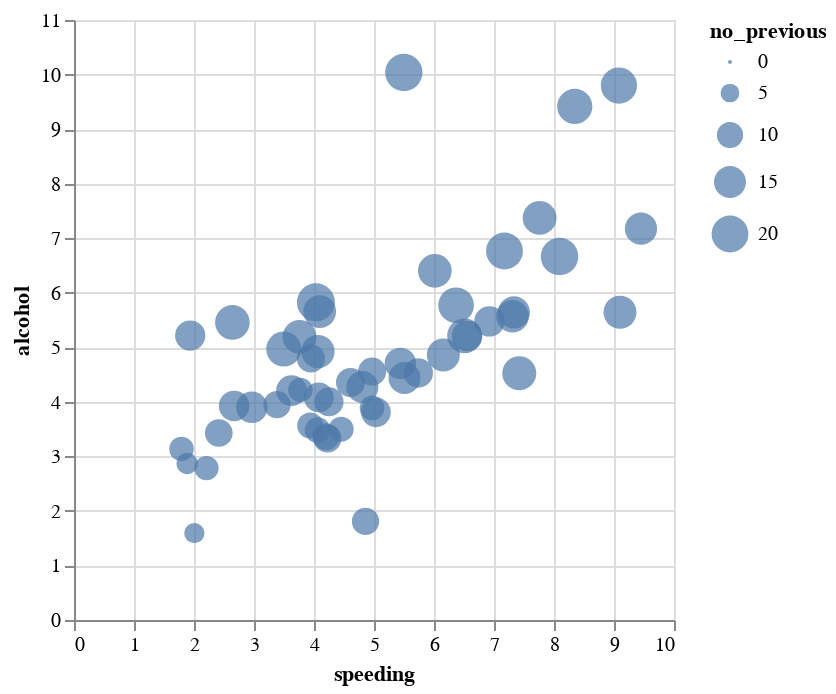

The notebook cell this image was saved under:
### Markdown cell above
The values are the same. We have just changed the range of sizes.

We can do much the same in altair.

### Code cell
alt.Chart(df_crashes).mark_circle().encode(
    x='speeding',
    y='alcohol',
    size='no_previous'
)

### Figure 1 — Vega-Lite specification as saved in the notebook (floating-point values rounded to 4 significant figures)
{"config": {"view": {"continuousWidth": 300, "continuousHeight": 300}}, "data": {"name": "data-b0ec2dba3d672cbe7b719808830b6462"}, "mark": {"type": "circle"}, "encoding": {"size": {"field": "no_previous", "type": "quantitative"}, "x": {"field": "speeding", "type": "quantitative"}, "y": {"field": "alcohol", "type": "quantitative"}}, "$schema": "https://vega.github.io/schema/vega-lite/v5.14.1.json", "datasets": {"data-b0ec2dba3d672cbe7b719808830b6462": [{"total": 18.8, "speeding": 7.332, "alcohol": 5.64, "not_distracted": 18.05, "no_previous": 15.04, "ins_premium": 784.5, "ins_losses": 145.1, "abbrev": "AL"}, {"total": 18.1, "speeding": 7.421, "alcohol": 4.525, "not_distracted": 16.29, "no_previous": 17.01, "ins_premium": 1053.0, "ins_losses": 133.9, "abbrev": "AK"}, {"total": 18.6, "speeding": 6.51, "alcohol": 5.208, "not_distracted": 15.62, "no_previous": 17.86, "ins_premium": 899.5, "ins_losses": 110.3, "abbrev": "AZ"}, {"total": 22.4, "speeding": 4.032, "alcohol": 5.824, "not_distracted": 21.06, "no_previous": 21.28, "ins_premium": 827.3, "ins_losses": 142.4, "abbrev": "AR"}, {"total": 12.0, "speeding": 4.2, "alcohol": 3.36, "not_distracted": 10.92, "no_previous": 10.68, "ins_premium": 878.4, "ins_losses": 165.6, "abbrev": "CA"}, {"total": 13.6, "speeding": 5.032, "alcohol": 3.808, "not_distracted": 10.74, "no_previous": 12.92, "ins_premium": 835.5, "ins_losses": 139.9, "abbrev": "CO"}, {"total": 10.8, "speeding": 4.968, "alcohol": 3.888, "not_distracted": 9.396, "no_previous": 8.856, "ins_premium": 1069.0, "ins_losses": 167.0, "abbrev": "CT"}, {"total": 16.2, "speeding": 6.156, "alcohol": 4.86, "not_distracted": 14.09, "no_previous": 16.04, "ins_premium": 1138.0, "ins_losses": 151.5, "abbrev": "DE"}, {"total": 5.9, "speeding": 2.006, "alcohol": 1.593, "not_distracted": 5.9, "no_previous": 5.9, "ins_premium": 1274.0, "ins_losses": 136.1, "abbrev": "DC"}, {"total": 17.9, "speeding": 3.759, "alcohol": 5.191, "not_distracted": 16.47, "no_previous": 16.83, "ins_premium": 1160.0, "ins_losses": 144.2, "abbrev": "FL"}, {"total": 15.6, "speeding": 2.964, "alcohol": 3.9, "not_distracted": 14.82, "no_previous": 14.51, "ins_premium": 913.1, "ins_losses": 142.8, "abbrev": "GA"}, {"total": 17.5, "speeding": 9.45, "alcohol": 7.175, "not_distracted": 14.35, "no_previous": 15.22, "ins_premium": 861.2, "ins_losses": 120.9, "abbrev": "HI"}, {"total": 15.3, "speeding": 5.508, "alcohol": 4.437, "not_distracted": 13.01, "no_previous": 14.99, "ins_premium": 642.0, "ins_losses": 82.75, "abbrev": "ID"}, {"total": 12.8, "speeding": 4.608, "alcohol": 4.352, "not_distracted": 12.03, "no_previous": 12.29, "ins_premium": 803.1, "ins_losses": 139.2, "abbrev": "IL"}, {"total": 14.5, "speeding": 3.625, "alcohol": 4.205, "not_distracted": 13.78, "no_previous": 13.78, "ins_premium": 710.5, "ins_losses": 108.9, "abbrev": "IN"}, {"total": 15.7, "speeding": 2.669, "alcohol": 3.925, "not_distracted": 15.23, "no_previous": 13.66, "ins_premium": 649.1, "ins_losses": 114.5, "abbrev": "IA"}, {"total": 17.8, "speeding": 4.806, "alcohol": 4.272, "not_distracted": 13.71, "no_previous": 15.13, "ins_premium": 780.5, "ins_losses": 133.8, "abbrev": "KS"}, {"total": 21.4, "speeding": 4.066, "alcohol": 4.922, "not_distracted": 16.69, "no_previous": 16.26, "ins_premium": 872.5, "ins_losses": 137.1, "abbrev": "KY"}, {"total": 20.5, "speeding": 7.175, "alcohol": 6.765, "not_distracted": 14.96, "no_previous": 20.09, "ins_premium": 1282.0, "ins_losses": 194.8, "abbrev": "LA"}, {"total": 15.1, "speeding": 5.738, "alcohol": 4.53, "not_distracted": 13.14, "no_previous": 12.68, "ins_premium": 661.9, "ins_losses": 96.57, "abbrev": "ME"}, {"total": 12.5, "speeding": 4.25, "alcohol": 4.0, "not_distracted": 8.875, "no_previous": 12.38, "ins_premium": 1049.0, "ins_losses": 192.7, "abbrev": "MD"}, {"total": 8.2, "speeding": 1.886, "alcohol": 2.87, "not_distracted": 7.134, "no_previous": 6.56, "ins_premium": 1011.0, "ins_losses": 135.6, "abbrev": "MA"}, {"total": 14.1, "speeding": 3.384, "alcohol": 3.948, "not_distracted": 13.39, "no_previous": 10.86, "ins_premium": 1111.0, "ins_losses": 152.3, "abbrev": "MI"}, {"total": 9.6, "speeding": 2.208, "alcohol": 2.784, "not_distracted": 8.448, "no_previous": 8.448, "ins_premium": 777.2, "ins_losses": 133.3, "abbrev": "MN"}, {"total": 17.6, "speeding": 2.64, "alcohol": 5.456, "not_distracted": 1.76, "no_previous": 17.6, "ins_premium": 896.1, "ins_losses": 155.8, "abbrev": "MS"}, {"total": 16.1, "speeding": 6.923, "alcohol": 5.474, "not_distracted": 14.81, "no_previous": 13.52, "ins_premium": 790.3, "ins_losses": 144.4, "abbrev": "MO"}, {"total": 21.4, "speeding": 8.346, "alcohol": 9.416, "not_distracted": 17.98, "no_previous": 18.19, "ins_premium": 816.2, "ins_losses": 85.15, "abbrev": "MT"}, {"total": 14.9, "speeding": 1.937, "alcohol": 5.215, "not_distracted": 13.86, "no_previous": 13.41, "ins_premium": 732.3, "ins_losses": 114.8, "abbrev": "NE"}, {"total": 14.7, "speeding": 5.439, "alcohol": 4.704, "not_distracted": 13.96, "no_previous": 14.55, "ins_premium": 1030.0, "ins_losses": 138.7, "abbrev": "NV"}, {"total": 11.6, "speeding": 4.06, "alcohol": 3.48, "not_distracted": 10.09, "no_previous": 9.628, "ins_premium": 746.5, "ins_losses": 120.2, "abbrev": "NH"}, {"total": 11.2, "speeding": 1.792, "alcohol": 3.136, "not_distracted": 9.632, "no_previous": 8.736, "ins_premium": 1302.0, "ins_losses": 159.8, "abbrev": "NJ"}, {"total": 18.4, "speeding": 3.496, "alcohol": 4.968, "not_distracted": 12.33, "no_previous": 18.03, "ins_premium": 869.9, "ins_losses": 120.8, "abbrev": "NM"}, {"total": 12.3, "speeding": 3.936, "alcohol": 3.567, "not_distracted": 10.82, "no_previous": 9.84, "ins_premium": 1234.0, "ins_losses": 150.0, "abbrev": "NY"}, {"total": 16.8, "speeding": 6.552, "alcohol": 5.208, "not_distracted": 15.79, "no_previous": 13.61, "ins_premium": 708.2, "ins_losses": 127.8, "abbrev": "NC"}, {"total": 23.9, "speeding": 5.497, "alcohol": 10.04, "not_distracted": 23.66, "no_previous": 20.55, "ins_premium": 688.8, "ins_losses": 109.7, "abbrev": "ND"}, {"total": 14.1, "speeding": 3.948, "alcohol": 4.794, "not_distracted": 13.96, "no_previous": 11.56, "ins_premium": 697.7, "ins_losses": 133.5, "abbrev": "OH"}, {"total": 19.9, "speeding": 6.368, "alcohol": 5.771, "not_distracted": 18.31, "no_previous": 18.71, "ins_premium": 881.5, "ins_losses": 178.9, "abbrev": "OK"}, {"total": 12.8, "speeding": 4.224, "alcohol": 3.328, "not_distracted": 8.576, "no_previous": 11.52, "ins_premium": 804.7, "ins_losses": 104.6, "abbrev": "OR"}, {"total": 18.2, "speeding": 9.1, "alcohol": 5.642, "not_distracted": 17.47, "no_previous": 16.02, "ins_premium": 906.0, "ins_losses": 153.9, "abbrev": "PA"}, {"total": 11.1, "speeding": 3.774, "alcohol": 4.218, "not_distracted": 10.21, "no_previous": 8.769, "ins_premium": 1149.0, "ins_losses": 148.6, "abbrev": "RI"}, {"total": 23.9, "speeding": 9.082, "alcohol": 9.799, "not_distracted": 22.94, "no_previous": 19.36, "ins_premium": 859.0, "ins_losses": 116.3, "abbrev": "SC"}, {"total": 19.4, "speeding": 6.014, "alcohol": 6.402, "not_distracted": 19.01, "no_previous": 16.68, "ins_premium": 669.3, "ins_losses": 96.87, "abbrev": "SD"}, {"total": 19.5, "speeding": 4.095, "alcohol": 5.655, "not_distracted": 15.99, "no_previous": 15.79, "ins_premium": 767.9, "ins_losses": 155.6, "abbrev": "TN"}, {"total": 19.4, "speeding": 7.76, "alcohol": 7.372, "not_distracted": 17.65, "no_previous": 16.88, "ins_premium": 1005.0, "ins_losses": 156.8, "abbrev": "TX"}, {"total": 11.3, "speeding": 4.859, "alcohol": 1.808, "not_distracted": 9.944, "no_previous": 10.85, "ins_premium": 809.4, "ins_losses": 109.5, "abbrev": "UT"}, {"total": 13.6, "speeding": 4.08, "alcohol": 4.08, "not_distracted": 13.06, "no_previous": 12.92, "ins_premium": 716.2, "ins_losses": 109.6, "abbrev": "VT"}, {"total": 12.7, "speeding": 2.413, "alcohol": 3.429, "not_distracted": 11.05, "no_previous": 11.18, "ins_premium": 769.0, "ins_losses": 153.7, "abbrev": "VA"}, {"total": 10.6, "speeding": 4.452, "alcohol": 3.498, "not_distracted": 8.692, "no_previous": 9.116, "ins_premium": 890.0, "ins_losses": 111.6, "abbrev": "WA"}, {"total": 23.8, "speeding": 8.092, "alcohol": 6.664, "not_distracted": 23.09, "no_previous": 20.71, "ins_premium": 992.6, "ins_losses": 152.6, "abbrev": "WV"}, {"total": 13.8, "speeding": 4.968, "alcohol": 4.554, "not_distracted": 5.382, "no_previous": 11.59, "ins_premium": 670.3, "ins_losses": 106.6, "abbrev": "WI"}, {"total": 17.4, "speeding": 7.308, "alcohol": 5.568, "not_distracted": 14.09, "no_previous": 15.66, "ins_premium": 791.1, "ins_losses": 122.0, "abbrev": "WY"}]}}
